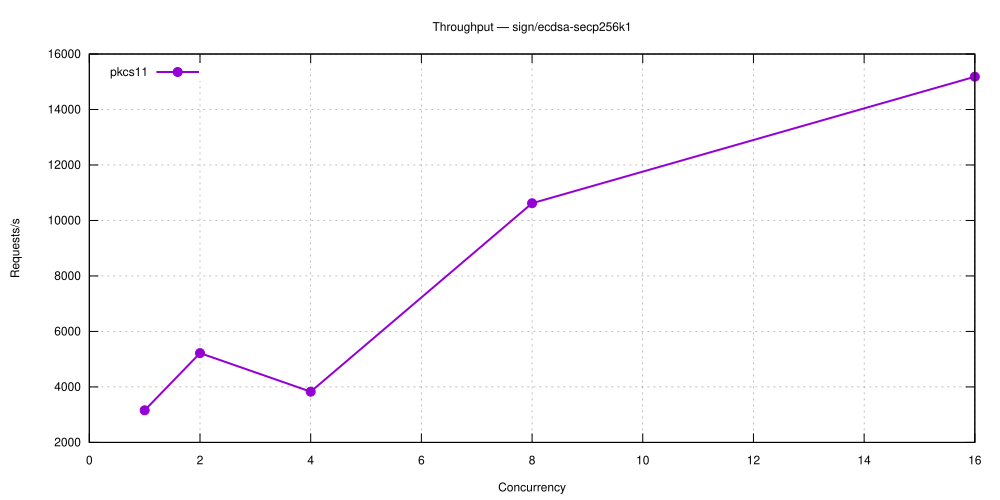

Recreate this plot in gnuplot.
set terminal svg size 1000,500 enhanced font 'Helvetica,12'
set output 'sign_ecdsa-secp256k1.svg'
set title 'Throughput — sign/ecdsa-secp256k1'
set grid
set xlabel 'Concurrency'
set ylabel 'Requests/s'
set key top left
plot 'sign_ecdsa-secp256k1-5.27.1-pkcs11.dat' using 1:2 with linespoints lw 2 pt 7 title 'pkcs11'
